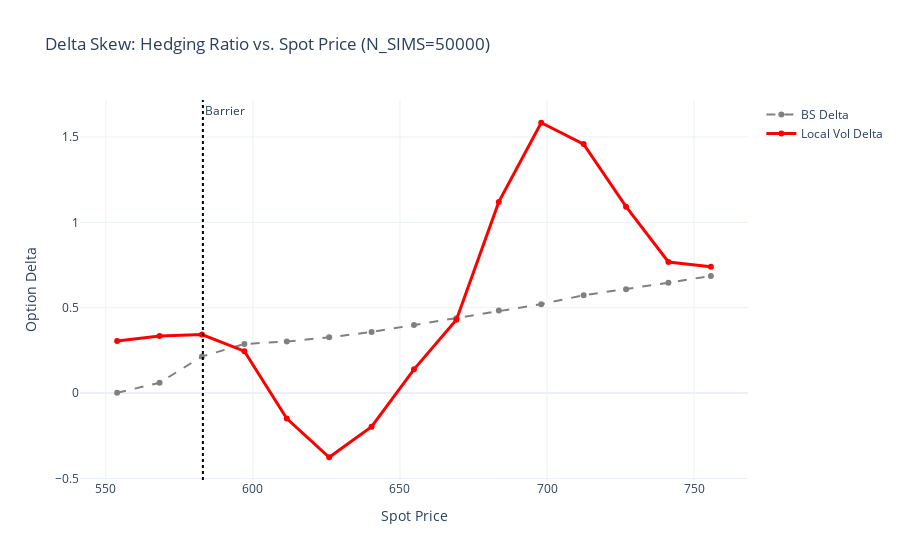

Source (notebook cell):
### Markdown cell above
## 6. Hedging Analysis: Delta Profile

We calculate the **Delta (Hedge Ratio)** across a range of spot prices as the price approaches the Barrier.

This visualization reveals **Model Risk**:
* **Black-Scholes Delta (Gray):** Often underestimates the risk of the barrier.
* **Local Vol Delta (Red):** Adapts to the increasing volatility as spot drops, suggesting a different hedging strategy.

### Code cell
print(" Calculating Delta Profile ")

if surface.spot_price:
    # Generate Spot Range (From Barrier to ITM)
    spot_range = np.linspace(Barrier * 0.95, S0 * 1.1, 15)
    bs_deltas = []
    lv_deltas = []
    
    # Progress update
    print(f"Simulating Delta across {len(spot_range)} spot levels with {N_SIMS} paths...")

    for s_val in spot_range:
        # Temp pricer for hypothetical spot
        temp_pricer = MonteCarloPricer(s_val, T, rates, q, surface)        
        
        # Calculate Deltas 
        d_bs = temp_pricer.calculate_delta(K, Barrier, model="black_scholes", n_paths=N_SIMS)
        d_lv = temp_pricer.calculate_delta(K, Barrier, model="local_vol", n_paths=N_SIMS)
        
        bs_deltas.append(d_bs)
        lv_deltas.append(d_lv)

    # Plot
    fig_delta = go.Figure()
    fig_delta.add_trace(go.Scatter(x=spot_range, y=bs_deltas, mode='lines+markers', name='BS Delta', line=dict(color='gray', dash='dash')))
    fig_delta.add_trace(go.Scatter(x=spot_range, y=lv_deltas, mode='lines+markers', name='Local Vol Delta', line=dict(color='red', width=3)))
    fig_delta.add_vline(x=Barrier, line_width=2, line_dash="dot", line_color="black", annotation_text="Barrier")

    fig_delta.update_layout(
        title=f"Delta Skew: Hedging Ratio vs. Spot Price (N_SIMS={N_SIMS})",
        xaxis_title="Spot Price",
        yaxis_title="Option Delta",
        template="plotly_white"
    )
    fig_delta.show()

### Figure 1 — Plotly figure (JSON) as saved in the notebook; plotly's stock layout.template omitted (floating-point values rounded to 4 significant figures)
{"data": [{"line": {"color": "gray", "dash": "dash"}, "mode": "lines+markers", "name": "BS Delta", "type": "scatter", "x": [553.9, 568.3, 582.7, 597.1, 611.5, 625.9, 640.4, 654.8, 669.2, 683.6, 698.0, 712.5, 726.9, 741.3, 755.7], "y": [0.002202, 0.0608, 0.2147, 0.2874, 0.3022, 0.3269, 0.3581, 0.3992, 0.439, 0.483, 0.5207, 0.5731, 0.6085, 0.6464, 0.6859]}, {"line": {"color": "red", "width": 3}, "mode": "lines+markers", "name": "Local Vol Delta", "type": "scatter", "x": [553.9, 568.3, 582.7, 597.1, 611.5, 625.9, 640.4, 654.8, 669.2, 683.6, 698.0, 712.5, 726.9, 741.3, 755.7], "y": [0.3055, 0.3349, 0.3432, 0.2454, -0.1487, -0.3755, -0.1963, 0.1391, 0.4301, 1.12, 1.583, 1.458, 1.092, 0.7675, 0.7397]}], "layout": {"annotations": [{"showarrow": false, "text": "Barrier", "x": 583, "xanchor": "left", "xref": "x", "y": 1, "yanchor": "top", "yref": "y domain"}], "shapes": [{"line": {"color": "black", "dash": "dot", "width": 2}, "type": "line", "x0": 583, "x1": 583, "xref": "x", "y0": 0, "y1": 1, "yref": "y domain"}], "title": {"text": "Delta Skew: Hedging Ratio vs. Spot Price (N_SIMS=50000)"}, "xaxis": {"title": {"text": "Spot Price"}}, "yaxis": {"title": {"text": "Option Delta"}}}}
